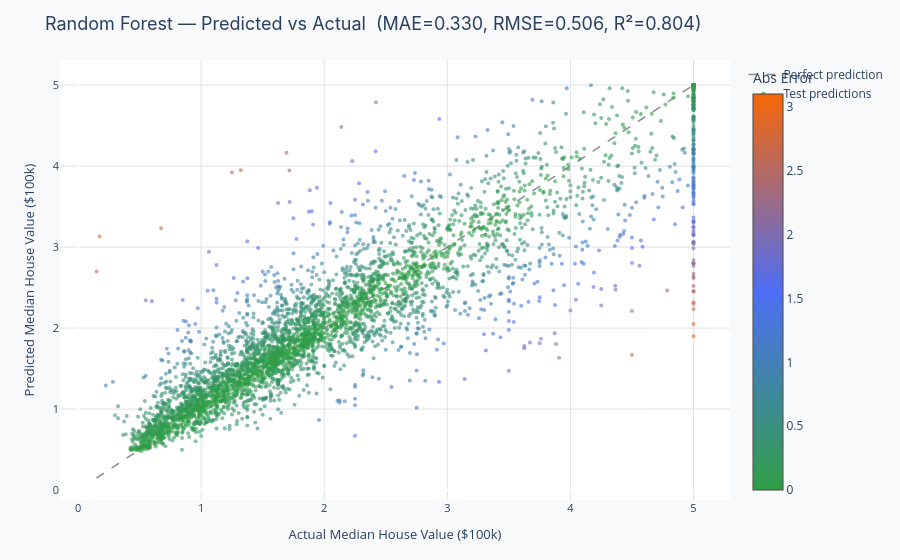

Notebook cell for this chart:
### Markdown cell above
---
## Real-world example: Predicting California house prices — how far off is the model?

California Housing is a classic regression benchmark: 20,640 census tracts, 8 features, target is median house value in units of $100k. A Random Forest trained on 80% of the data produces predictions we can evaluate with all four metrics below.

### Code cell
from sklearn.ensemble import RandomForestRegressor
import numpy as np
import plotly.graph_objects as go
from tkh_utils import PALETTE, FONT, base_layout

np.random.seed(42)
rf = RandomForestRegressor(n_estimators=50, random_state=42)
rf.fit(X_train, y_train)
y_pred = rf.predict(X_test)

mae  = mean_absolute_error(y_test, y_pred)
rmse = np.sqrt(mean_squared_error(y_test, y_pred))
r2   = r2_score(y_test, y_pred)

# Predicted vs actual scatter
abs_err = np.abs(y_test.values - y_pred)
layout = base_layout(
    title=f"Random Forest — Predicted vs Actual  (MAE={mae:.3f}, RMSE={rmse:.3f}, R²={r2:.3f})",
    xaxis_title="Actual Median House Value ($100k)",
    yaxis_title="Predicted Median House Value ($100k)",
)
layout.update(showlegend=True)

fig = go.Figure(layout=layout)
# Perfect prediction line
pmin, pmax = float(y_test.min()), float(y_test.max())
fig.add_trace(go.Scatter(
    x=[pmin, pmax], y=[pmin, pmax],
    mode="lines",
    line=dict(color=PALETTE["muted"], width=1.5, dash="dash"),
    name="Perfect prediction",
))
fig.add_trace(go.Scatter(
    x=y_test.values, y=y_pred,
    mode="markers",
    marker=dict(
        color=abs_err,
        colorscale=[[0, PALETTE["accent"]], [0.5, PALETTE["primary"]], [1, PALETTE["secondary"]]],
        size=4,
        opacity=0.6,
        colorbar=dict(title="Abs Error"),
    ),
    name="Test predictions",
))
fig.show()

### Figure 1 — Plotly figure (JSON) as saved in the notebook; plotly's stock layout.template omitted (floating-point values rounded to 4 significant figures; data arrays with more than 128 entries replaced by an {"elided": "..."} marker saying what was removed)
{"data": [{"line": {"color": "#868E96", "dash": "dash", "width": 1.5}, "mode": "lines", "name": "Perfect prediction", "type": "scatter", "x": [0.15, 5.0], "y": [0.15, 5.0]}, {"marker": {"color": {"elided": "4128 float values"}, "colorbar": {"title": {"text": "Abs Error"}}, "colorscale": [[0, "#2F9E44"], [0.5, "#4C6EF5"], [1, "#F76707"]], "opacity": 0.6, "size": 4}, "mode": "markers", "name": "Test predictions", "type": "scatter", "x": {"elided": "4128 float values"}, "y": {"elided": "4128 float values"}}], "layout": {"legend": {"font": {"size": 12}}, "margin": {"b": 60, "l": 60, "r": 30, "t": 60}, "paper_bgcolor": "#F8F9FA", "plot_bgcolor": "#FFFFFF", "showlegend": true, "title": {"font": {"family": "Inter, Arial, sans-serif", "size": 18}, "text": "Random Forest — Predicted vs Actual  (MAE=0.330, RMSE=0.506, R²=0.804)"}, "xaxis": {"gridcolor": "#DEE2E6", "tickfont": {"size": 11}, "title": {"font": {"size": 13}, "text": "Actual Median House Value ($100k)"}}, "yaxis": {"gridcolor": "#DEE2E6", "tickfont": {"size": 11}, "title": {"font": {"size": 13}, "text": "Predicted Median House Value ($100k)"}}}}
